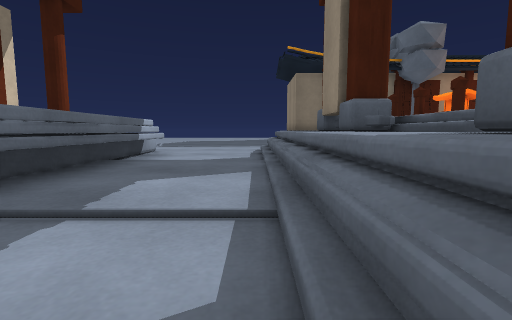
[1] (above)

18 first-person views from a walk through a Unity game level. The camera is 0.59 m above the floor, tilts 6° down and sees 85° across. The floor is counted in squares, 1 m on a side. Each view is taken from the middle of a square. On the plan, view 1 faces up. The plan holds only what a view shows up to about 9 squares ahead; the rest is blank. The place goes on beyond the plan. Some animated figures are left out.

[2]
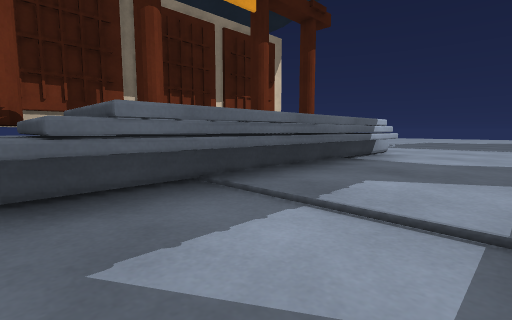

[3]
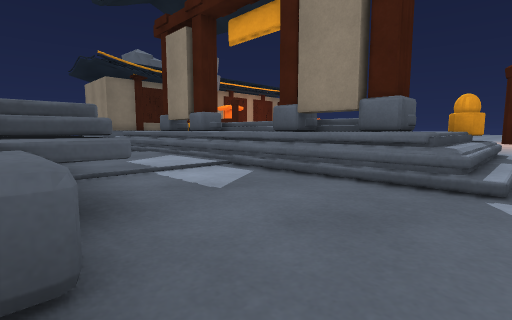

[4]
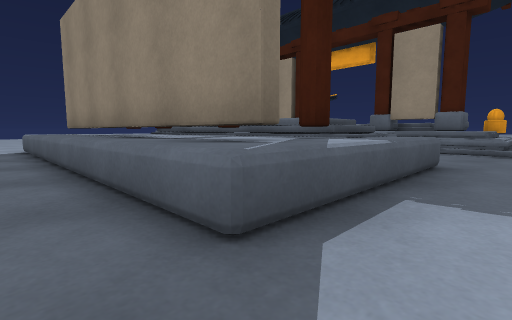

[5]
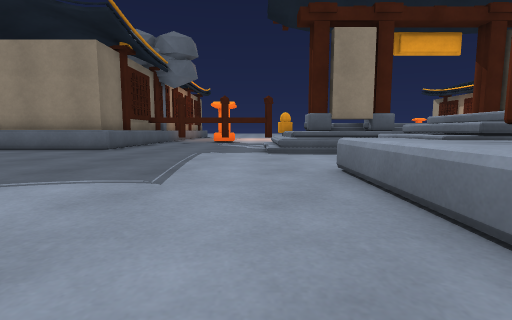

[6]
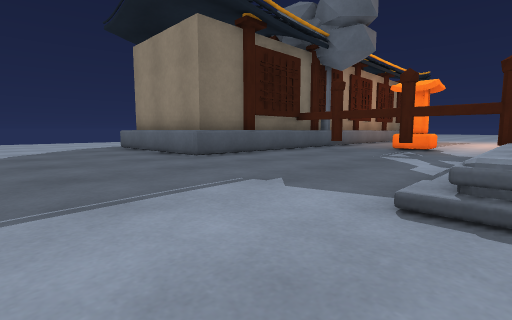

[7]
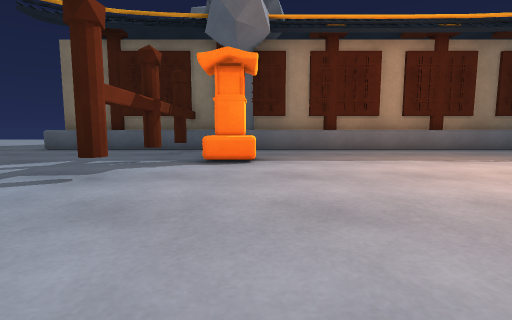

[8]
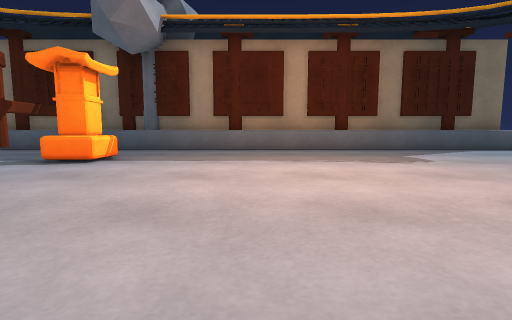

[9]
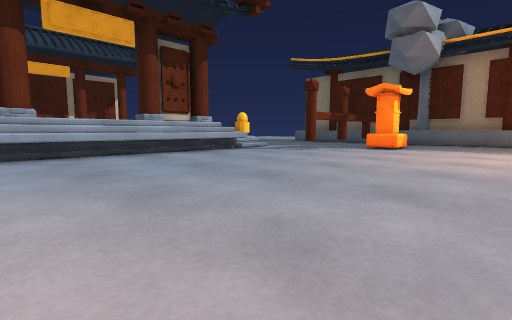

[10]
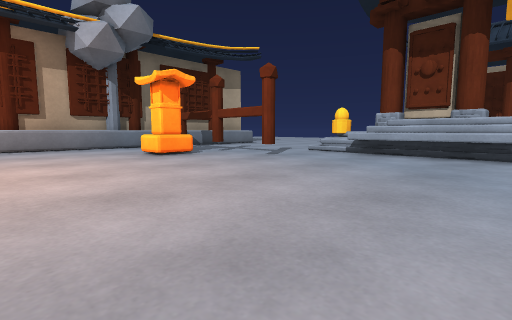

[11]
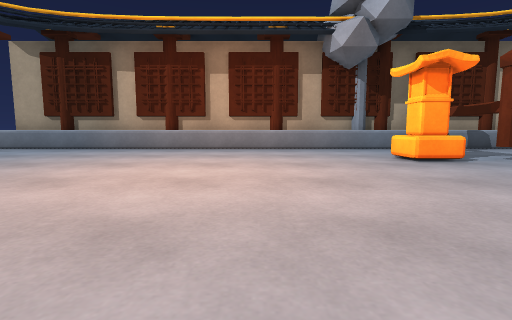

[12]
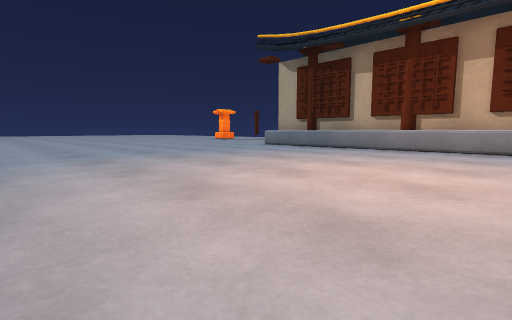

[13]
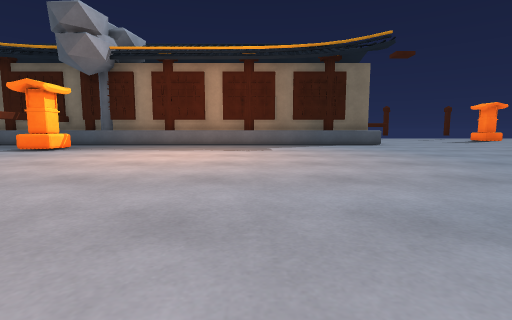

[14]
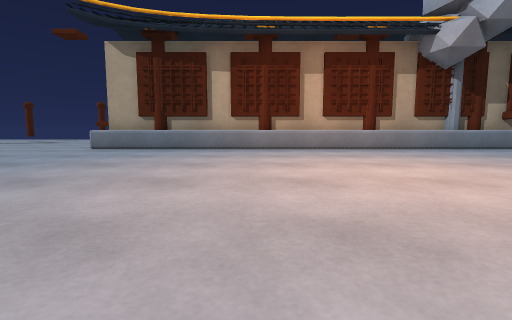

[15]
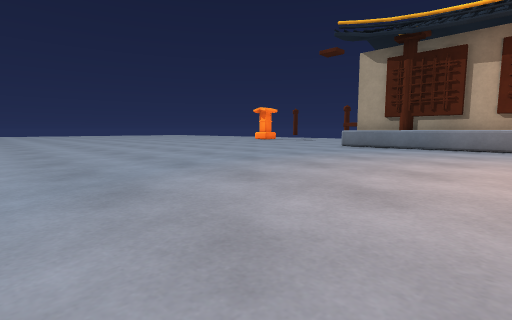

[16]
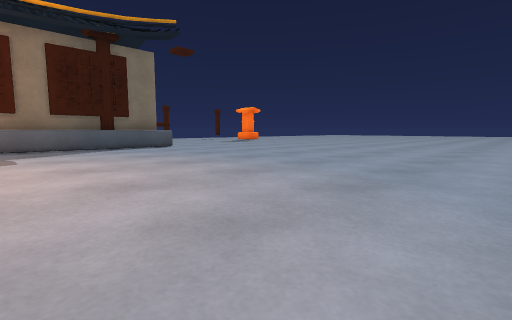

[17]
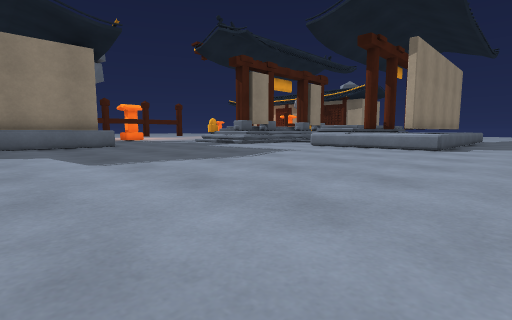

[18]
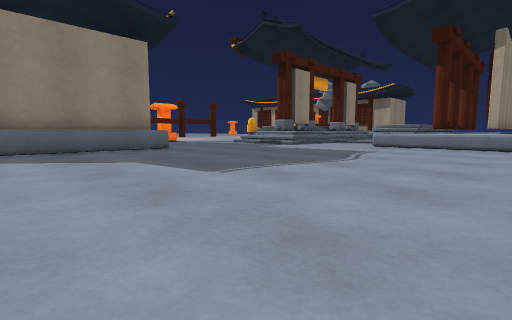

### Floor plan
Key: @ floor where view 1 was taken; # wall or solid block; . main floor; : floor 0.05 m higher than the main floor; / step, stairs or slope; ^ raised ledge; T thing the floor can be seen under or through; O other object.
Columns run from 9 left of view 1 to 19 right of it. Each row starts with its distance up from view 1.
 18   .........^
 17 ...........#
 16 ...........#
 15 ...........#
 14 ...........##O##O##O### ##O#^
 13 ...............#............
 12 ...............T.............
 11 ...............TTT...........
 10 ...............TTT...........
  9 ...............T.............
  8 ..^^^^^../^^^................
  7  .^^OO^../^O ^...............
  6  .^#O^^^./^# ^...............
  5  .^#OO^^:/^O^^...............
  4  .^#^^^^:/^^^^...............
  3  .^#^^^^:/^^^^...............
  2  .^^OO^^:/^O^^...............
  1  .^#^^^^./^#^^...............
  0  .^^OO^..@^O^^...............
 -1  .^^^^^../^^^/...............
 -2  ......../////.#.............
 -3              ..#.............
 -4               .##............
 -5               .#.............
 -6              ..#.............
 -7             #O##O##O### ##O#^

Where each view was taken, in squares from view 1:
view 1: 0 up, 0 right, facing up
view 2: 0 up, 0 right, facing up-left
view 3: 2 down, 3 left, facing up-right
view 4: 2 down, 8 left, facing up-right
view 5: 9 up, 7 left, facing right
view 6: 8 up, 2 left, facing up-right
view 7: 5 up, 8 right, facing up
view 8: 5 up, 11 right, facing up
view 9: 1 up, 11 right, facing up-left
view 10: 3 up, 11 right, facing down-left
view 11: 2 up, 11 right, facing down
view 12: 2 up, 11 right, facing down-right
view 13: 2 up, 14 right, facing up
view 14: 2 up, 14 right, facing down
view 15: 3 up, 14 right, facing down-right
view 16: 4 up, 14 right, facing up-right
view 17: 17 up, 9 left, facing down-right
view 18: 18 up, 7 left, facing down-right
